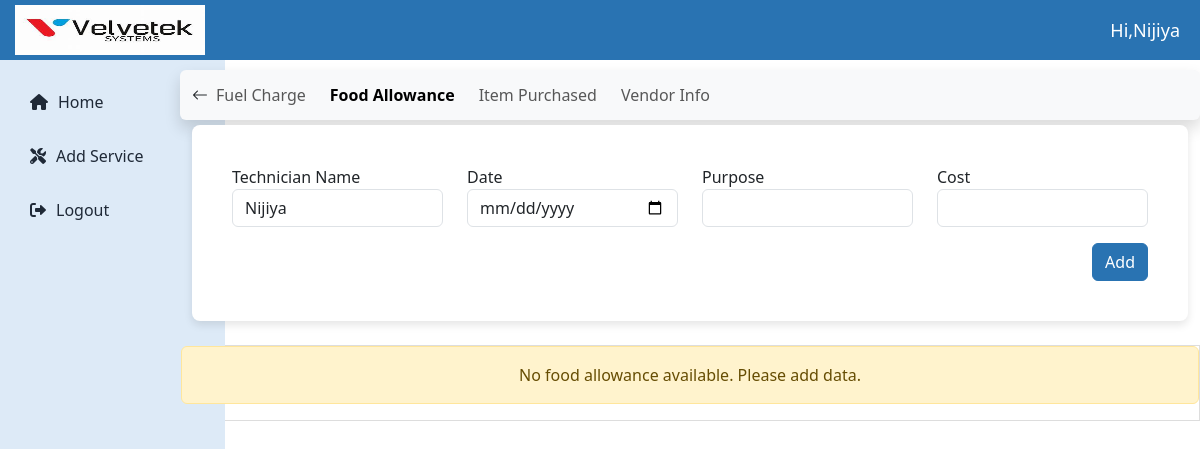
The page /technician/foodallowance/27/ (signed in) on the database as committed earlier.
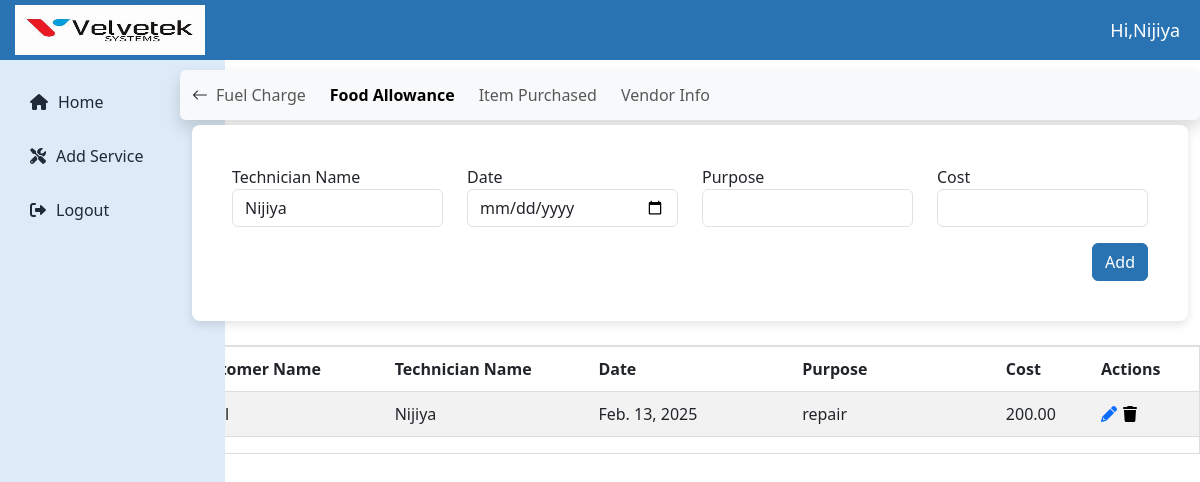
The same page on the database as committed later.
### technicianapp/models.py (models this page shows)
class FoodAllowance(models.Model):
    technician_name = models.CharField(max_length=100)
    date = models.DateField()
    purpose = models.TextField()
    cost = models.DecimalField(max_digits=10, decimal_places=2)
    apply = models.ForeignKey(Apply, on_delete=models.CASCADE,related_name='food_allowances',blank=True,null=True)
    customer_name = models.CharField(max_length=225)
    issue = models.TextField()

### technicianapp/views.py (the view, shortened to what this page needs)
# urls.py: path('foodallowance/<int:apply_id>/',views.foodallowance,name='food_allowance'),
def foodallowance(request, apply_id):
    try:
        apply_instance = Apply.objects.get(id=apply_id)
    except Apply.DoesNotExist:
        messages.error(request, "Apply instance not found.")
        return redirect('apply_list')
    food_allowances = FoodAllowance.objects.filter(apply=apply_instance)
    context = {
        'apply': apply_instance,
        'food_allowances': food_allowances,
        'technician_name': request.user.get_full_name() or request.user.username,
    }
    return render(request, 'food_allowance.html', context)

### templates/food_allowance.html (shortened to what the changed rows need)
{% extends 'technician_dashboard.html' %}
{% block content %}
                    <div class="table-responsive mt-4 " style="max-width: 85%; margin-top: 5px; margin-left: auto;">
                      {% if food_allowances %}
                        <table id="basic-datatables" class="table table-striped table-bordered">
                            <thead>
                                <tr>
                                    <th scope="col">Customer Name</th>
                                    <th scope="col">Technician Name</th>
                                    <th scope="col">Date</th>
                                    <th scope="col">Purpose</th>
                                    <th scope="col">Cost</th>
                                    <th scope="col">Actions</th>
                                </tr>
                            </thead>
                            <tbody>
                                {% for d in food_allowances %}
                                <tr>
                                    <td>{{ d.customer_name }}</td>
                                    <td>{{ d.technician_name }}</td>
                                    <td>{{ d.date }}</td>
                                    <td>{{ d.purpose }}</td>
                                    <td>{{ d.cost }}</td>
                                        <td>
                                            <div style="display: flex; align-items: center;">
                                                <a href="{% url 'update_food_allowance' d.id %}" class="edit-foodallowance-btn" data-bs-toggle="modal" data-bs-target="#updateFoodAllowanceModal{{ d.id }}">
                                                    <i class="fa fa-pencil-alt" aria-hidden="true" title="Update"></i>
                                                </a>
                                                <form action="{% url 'update_food_allowance' d.id %}" method="post" style="display: inline;">
                                                    <button type="button" class="icon-link delete-icon" title="Delete" data-bs-toggle="modal" data-bs-target="#deleteFoodAllowanceModal{{ d.id }}">
                                                        <i class="fa fa-trash" aria-hidden="true"></i>
                                                    </button>
                                                </form>
                                            </div>
                                        </td>
                                    </tr>
                                {% endfor %}
                            </tbody>
                        </table>
                        {% else %}
<div class="alert alert-warning text-center ">
    No food allowance available. Please add data.
</div>
{% endif %}
                    </div>
{% endblock %}

Rows that differ between the two databases and show on the page:
added FoodAllowance: technician_name "Nijiya", date "Feb. 13, 2025", purpose "repair", cost "200.00"
Other text that changed with them:
text no longer shown: "No food allowance available. Please add data."
text now shown: "Customer Name Technician Name Date Purpose Cost Actions"
